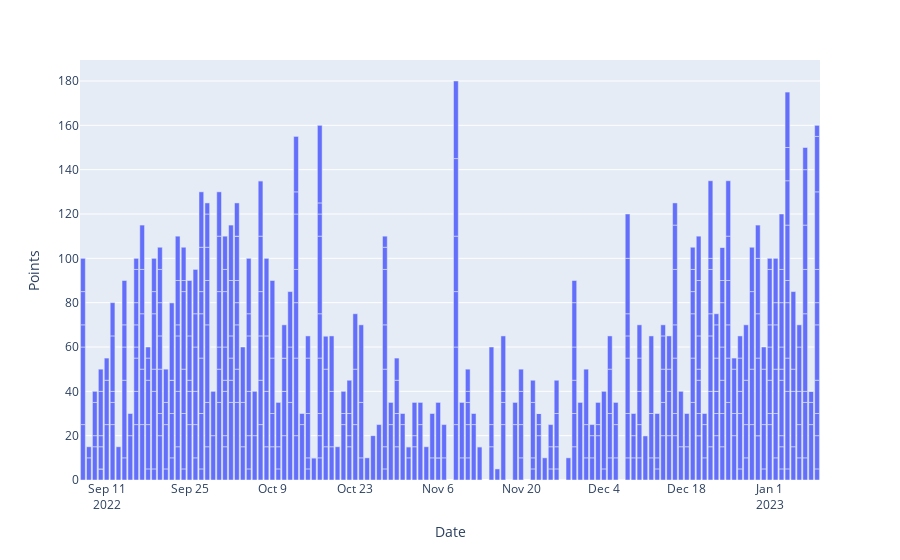

Source (notebook cell):
### Markdown cell above
## 1. Result

### Code cell
fig = px.bar(b_trtr, x='Date', y='Points')
fig.show()

### Figure 1 — Plotly figure (JSON) as saved in the notebook; plotly's stock layout.template omitted (floating-point values rounded to 4 significant figures; data arrays with more than 128 entries replaced by an {"elided": "..."} marker saying what was removed)
{"data": [{"alignmentgroup": "True", "hovertemplate": "Date=%{x}<br>Points=%{y}<extra></extra>", "legendgroup": "", "marker": {"color": "#636efa", "pattern": {"shape": ""}}, "name": "", "offsetgroup": "", "orientation": "v", "showlegend": false, "textposition": "auto", "type": "bar", "x": {"elided": "519 str values"}, "xaxis": "x", "y": {"elided": "519 int values"}, "yaxis": "y"}], "layout": {"barmode": "relative", "legend": {"tracegroupgap": 0}, "margin": {"t": 60}, "xaxis": {"anchor": "y", "domain": [0, 1], "title": {"text": "Date"}}, "yaxis": {"anchor": "x", "domain": [0, 1], "title": {"text": "Points"}}}}
